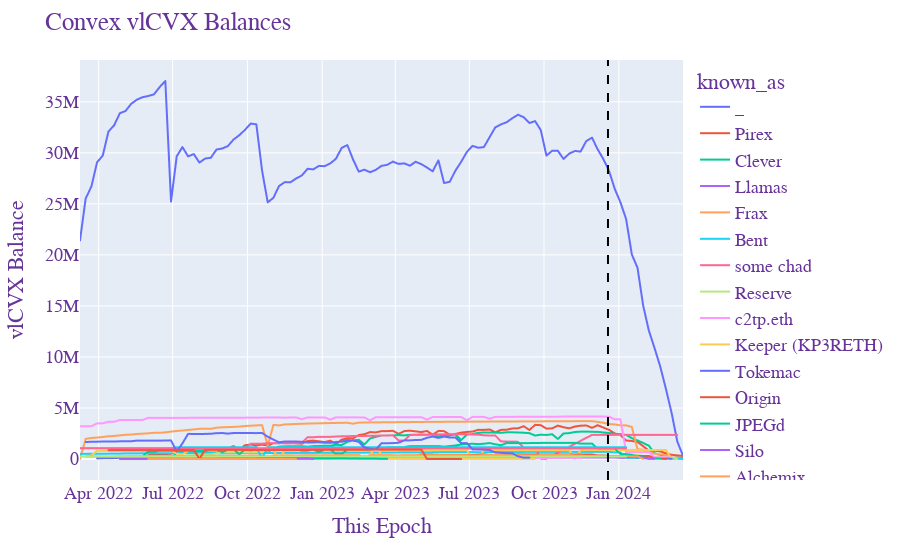

Source (notebook cell):
### Code cell
fig = px.line(local_pcl_agg_user,
                x=local_pcl_agg_user['this_epoch'].dt.date,
                y=local_pcl_agg_user['current_locked'],
                color='known_as',
                # line_shape='linear',
                # facet_row=facet_row,
                # facet_col_wrap=facet_col_wrap
                )
fig.add_vline(x=dt.now(), line_width=2, line_dash="dash", line_color="black")
fig.update_layout(
    title=f"Convex vlCVX Balances",
        xaxis_title="This Epoch",
        yaxis_title="vlCVX Balance",
    #     legend_title="Legend Title",
    font=dict(        family="Courier New, monospace",
        size=18,
        color="RebeccaPurple"
    ),
    # height= 1000,
)
fig.show()
